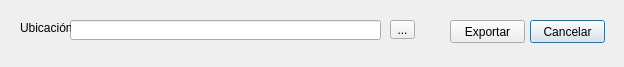
<?xml version="1.0" encoding="UTF-8"?>
<ui version="4.0">
 <class>DailyReport</class>
 <widget class="QDialog" name="DailyReport">
  <property name="geometry">
   <rect>
    <x>0</x>
    <y>0</y>
    <width>624</width>
    <height>67</height>
   </rect>
  </property>
  <property name="windowTitle">
   <string>Dialog</string>
  </property>
  <widget class="QToolButton" name="toolButton">
   <property name="geometry">
    <rect>
     <x>390</x>
     <y>20</y>
     <width>25</width>
     <height>19</height>
    </rect>
   </property>
   <property name="text">
    <string>...</string>
   </property>
  </widget>
  <widget class="QLineEdit" name="lineEdit">
   <property name="geometry">
    <rect>
     <x>70</x>
     <y>20</y>
     <width>311</width>
     <height>20</height>
    </rect>
   </property>
  </widget>
  <widget class="QPushButton" name="pushButton_2">
   <property name="geometry">
    <rect>
     <x>530</x>
     <y>20</y>
     <width>75</width>
     <height>23</height>
    </rect>
   </property>
   <property name="text">
    <string>Cancelar</string>
   </property>
  </widget>
  <widget class="QLabel" name="label_5">
   <property name="geometry">
    <rect>
     <x>20</x>
     <y>20</y>
     <width>51</width>
     <height>16</height>
    </rect>
   </property>
   <property name="text">
    <string>Ubicación:</string>
   </property>
  </widget>
  <widget class="QPushButton" name="pushButton">
   <property name="geometry">
    <rect>
     <x>450</x>
     <y>20</y>
     <width>75</width>
     <height>23</height>
    </rect>
   </property>
   <property name="text">
    <string>Exportar</string>
   </property>
  </widget>
 </widget>
 <resources/>
 <connections/>
</ui>
